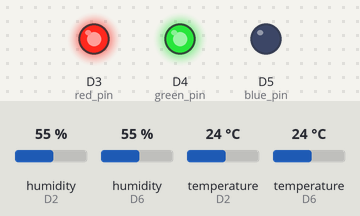
This sketch was run on a simulated ESP8266 (NodeMCU). On the bench: output pins drawn as LEDs (lit = HIGH). The test bench sets the inputs (shaded band); at power-on: humidity (sensors on D2, D6) 55 %, temperature (sensors on D2, D6) 24 °C. WiFi joins after 1.5 s; servers stay silent unless stated; web services answer with replies made up by the test bench; what the sketch prints to the serial monitor is not drawn.

Above: at 0.1 s.
At 2.6 s:
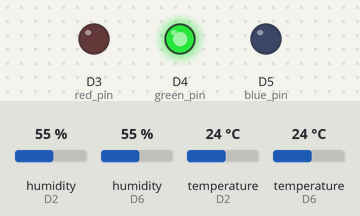
At 3.8 s:
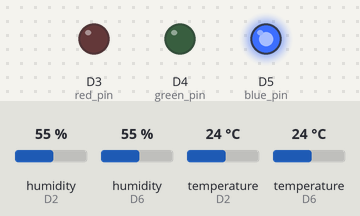
At 6.4 s:
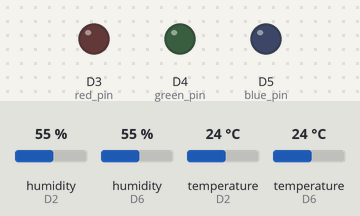
Timing chart, 0 to 7.9 s (numbered marks = the images above):
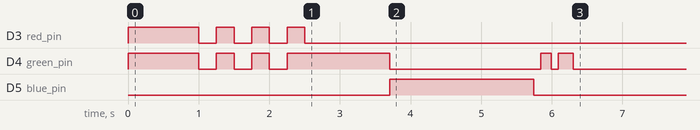

Measured:
- by itself, D4 (green_pin): HIGH → LOW at 1.0 s, → HIGH 0.25 s later, → LOW 0.25 s later, → HIGH 0.25 s later, … (11 changes in this stretch)
- by itself, D5 (blue_pin): LOW → HIGH at 3.7 s, → LOW 2.0 s later

The sketch:

Wifi_Temp_System.ino
```cpp
#include <DHT.h>
#include <ESP8266WiFi.h>

#define dht_outside_pin D6
#define light_outside_pin  A0
#define dht_inside_pin D2
#define red_pin D3
#define green_pin D4
#define blue_pin D5

// Maybe more colours, who knows
enum {OFF, RED_LED, ORANGE_LED, YELLOW_LED, GREEN_LED, BLUE_LED, PURPLE_LED};
float out_temp_val, out_hum_val, out_light_val, in_temp_val, in_hum_val;
String out_temp, out_hum, out_light, in_temp, in_hum;
const char *ssid = "Stan";
const char *password = "SeVw14919";
const char *host = "api.pushingbox.com";
const int http_port = 80;
String url = "/pushingbox?devid=v9443173C2E0277A"; // HAS A DAILY LIMIT OF 100/DAY!!!!

DHT dht_outside(dht_outside_pin, DHT22);
DHT dht_inside(dht_inside_pin, DHT11);

void setup() {
  display_LED_colour(ORANGE_LED);
  pinMode(dht_outside_pin, INPUT);
  pinMode(light_outside_pin, INPUT);
  pinMode(dht_inside_pin, INPUT);
  pinMode(red_pin, OUTPUT);
  pinMode(green_pin, OUTPUT);
  pinMode(blue_pin, OUTPUT);

  WiFi.mode(WIFI_OFF); // helps with reconnection issues
  delay(1000);
  WiFi.mode(WIFI_STA); // Prevents hotspot

  Serial.begin(115200);
  dht_outside.begin();
  dht_inside.begin();
  WiFi.begin(ssid, password);

  Serial.println();
  while(WiFi.status() != WL_CONNECTED) {
      display_LED_colour(OFF);
      delay(250);
      Serial.print(".");
      display_LED_colour(ORANGE_LED);
      delay(250);
  }
  display_LED_colour(GREEN_LED);
  Serial.println();
  Serial.println("WiFi Connected");
  Serial.print("IP Address: "); Serial.println(WiFi.localIP());
  delay(1000);
}

void loop() {
  WiFiClient client;

  if (!client.connect(host, http_port)) {
    display_LED_colour(OFF);
    delay(250);
    Serial.print(".");
    display_LED_colour(RED_LED);
    delay(250);
    return;
  }

  display_LED_colour(BLUE_LED);
  sense_DHT(1); // outside
  delay(1000);
  sense_DHT(2); // inside
  delay(1000);
  out_light_val = (analogRead(light_outside_pin)) / 10.24;

  make_string();

  url += "&temp_out=" + out_temp;
  url += "&hum_out=" + out_hum;
  url += "&light_out=" + out_light;
  url += "&temp_in=" + in_temp;
  url += "&hum_in=" + in_hum;

//  delay(500);

  Serial.print("Requesting URL: ");

  client.print(String("GET ") + url + " HTTP/1.1\r\n" + "Host: " + host + "\r\n" + "Connection: close\r\n\r\n");

  Serial.print(String("GET ") + url + " HTTP/1.1\r\n" + "Host: " + host + "\r\n" + "Connection: close\r\n\r\n");
  display_LED_colour(OFF);
  delay(100);
  display_LED_colour(GREEN_LED);
  delay(150);
  display_LED_colour(OFF);
  delay(100);
  display_LED_colour(GREEN_LED);
  delay(150);

  unsigned long timeout = millis();
  while (client.available() == 0) {
    if (millis() - timeout > 4000) {
      Serial.println(">>> Client Timeout !");
      client.stop();
      display_LED_colour(RED_LED);
      delay(100);
      display_LED_colour(OFF);
      delay(100);
      display_LED_colour(RED_LED);
      delay(100);
      display_LED_colour(OFF);
      delay(100);
      display_LED_colour(RED_LED);
      delay(100);
      display_LED_colour(OFF);
      delay(100);
      return;
    }
  }
  display_LED_colour(OFF);
  delay(900000); // SINCE YOU CAN ONLY DO 100 PUSHES/DAY!!
}

void display_LED_colour(int input) {
  switch (input) {
    case OFF :
      digitalWrite(green_pin, LOW);
      digitalWrite(blue_pin, LOW);
      digitalWrite(red_pin, LOW);
      break;
    case RED_LED :
      digitalWrite(green_pin, LOW);
      digitalWrite(blue_pin, LOW);
      digitalWrite(red_pin, LOW);
      // set colour
      digitalWrite(red_pin, HIGH);
      break;
    case ORANGE_LED :
      digitalWrite(green_pin, LOW);
      digitalWrite(blue_pin, LOW);
      digitalWrite(red_pin, LOW);
      // set colour
      digitalWrite(red_pin, HIGH);
      analogWrite(green_pin, 664);
      break;
    case YELLOW_LED :
      digitalWrite(green_pin, LOW);
      digitalWrite(blue_pin, LOW);
      digitalWrite(red_pin, LOW);
      // set colour
      digitalWrite(blue_pin, HIGH);
      digitalWrite(green_pin, HIGH);
      break;
    case GREEN_LED :
      digitalWrite(green_pin, LOW);
      digitalWrite(blue_pin, LOW);
      digitalWrite(red_pin, LOW);
      // set colour
      digitalWrite(green_pin, HIGH);
      break;
    case BLUE_LED :
      digitalWrite(green_pin, LOW);
      digitalWrite(blue_pin, LOW);
      digitalWrite(red_pin, LOW);
      // set colour
      digitalWrite(blue_pin, HIGH);
      break;
    case PURPLE_LED :
      digitalWrite(green_pin, LOW);
      digitalWrite(blue_pin, LOW);
      digitalWrite(red_pin, LOW);
      // set colour
      analogWrite(red_pin, 511);
      analogWrite(blue_pin, 511);
      break;
  }
}

void sense_DHT(int state) {
  if(state == 1) {
    out_temp_val = dht_outside.readTemperature();
    out_hum_val = dht_outside.readHumidity();
  }
  if(state == 2) {
    in_temp_val = dht_inside.readTemperature();
    in_hum_val = dht_inside.readHumidity();
  }
}

void make_string() {
  out_temp = String(out_temp_val);
  out_hum = String(out_hum_val);
  out_light = String(out_light_val);
  in_temp = String(in_temp_val);
  in_hum = String(in_hum_val);
}
```
